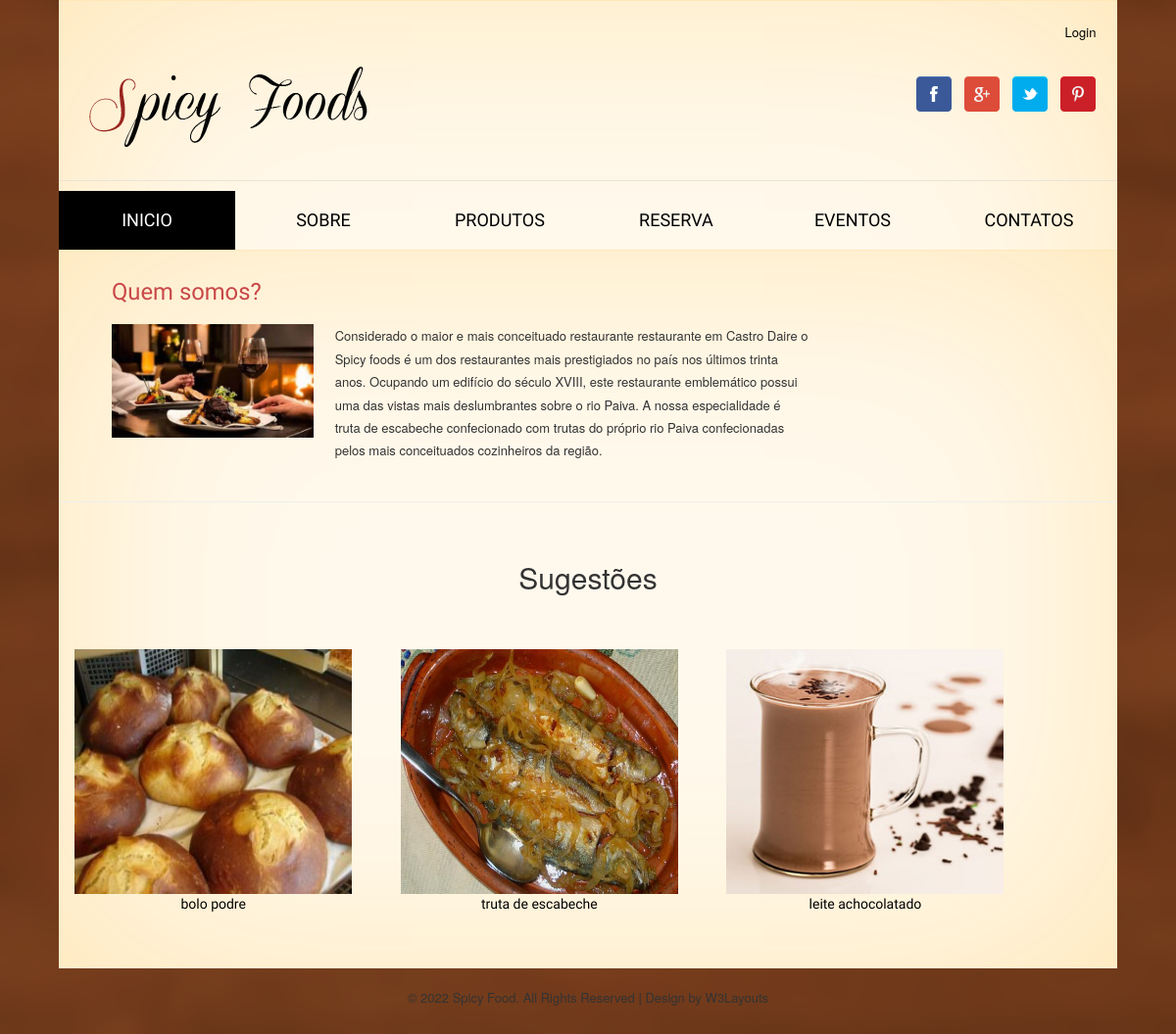
The app's page /frontoffice/about.php, older data.
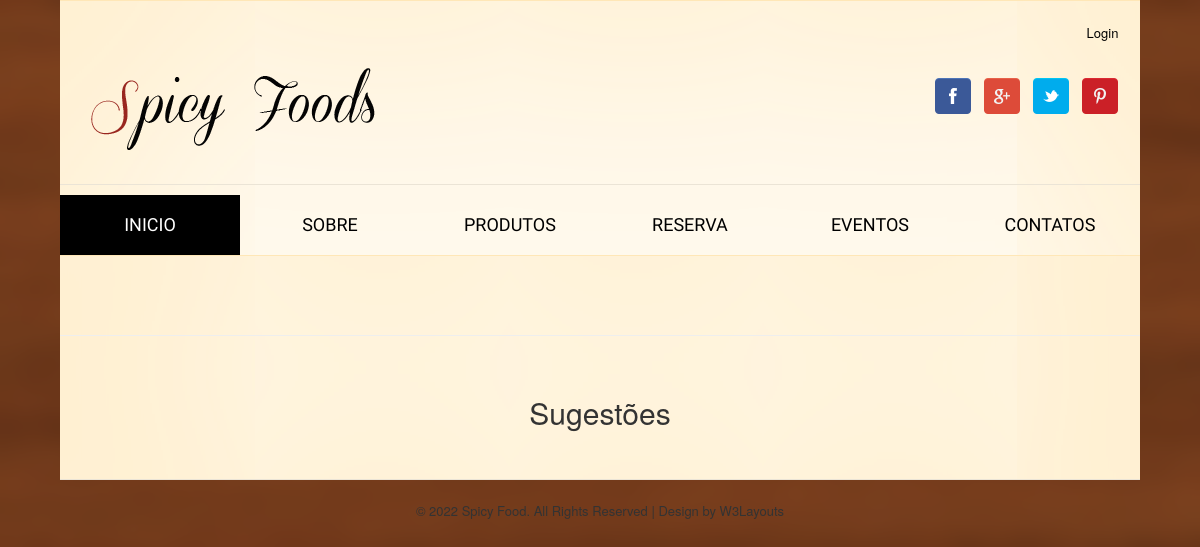
The same page, newer data.
### tables this page shows
CREATE TABLE `noticias` (
  `ID_Noticia` int(11) NOT NULL,
  `ID_Tipo_Noticia` int(11) NOT NULL,
  `Titulo` varchar(100) NOT NULL,
  `Conteudo` varchar(1000) NOT NULL,
  `Data` varchar(10) NOT NULL,
  `ID_Utilizador` int(11) NOT NULL,
  `Imagem` varchar(75) NOT NULL,
  `Ativo` int(11) NOT NULL
);

CREATE TABLE `produtos` (
  `ID_Produto` int(11) NOT NULL,
  `Tipo_Produto` int(11) NOT NULL,
  `Nome_Produto` varchar(75) NOT NULL,
  `Descricao_Produto` varchar(500) NOT NULL,
  `Preco_Produto` decimal(10,0) NOT NULL,
  `Promocao` int(1) NOT NULL,
  `Desconto` int(11) DEFAULT NULL,
  `Imagem` varchar(250) NOT NULL,
  `Ativo` int(1) NOT NULL
);

### frontoffice/utils/conexao.inc.php (called while the page is built, shortened)
<?php
    function conexaoDB(){
        $servername = "localhost";
        $username = "root";
        $password = "";
        $database = "pap";
        try{
            $conn = mysqli_connect($servername, $username, $password, $database);
        }
        catch(mysqli_sql_exception $mensagem) {
            echo nl2br("Erro: Não foi possivel conectar ao MySQL".$mensagem);
            throw $mensagem;
        }
        return $conn;
    }
    function executarSQL($sql_command){
        $conn = conexaoDB();
        $resultado = mysqli_query($conn, $sql_command);
        return $resultado;
    }
?>

### frontoffice/about.php (the view, shortened to what this page needs)
<?php
	include("./header/header.php");
?>
<div class="total">
   	<div class="wrap">
		<div class="col span_1_of_about">
			<?php
				$resultado = executarSQL("SELECT n.*, tn.* FROM noticias n, tipo_noticia tn WHERE n.ID_tipo_Noticia = tn.ID_tipo_Noticia AND n.ID_tipo_Noticia = 8 ");
				$row = mysqli_fetch_array($resultado);
			?>
			<h3><?php echo $row["Titulo"]; ?></h3>
			<div class="about-img">
				<img src="<?php echo "../".$row["Imagem"]; ?>" alt=""/>
			</div>
			<div class="about-desc">
				<p><?php echo $row["Conteudo"]; ?></p>
			</div>
			</div>
		</div>
		<hr/>
		<br/>
		<h2><center>Sugestões</center></h2>
		<div class="content-bottom">
			<?php
				$consulta = "SELECT * FROM produtos LIMIT 0,3";
				if($result = executarSQL($consulta)){
					while($row = mysqli_fetch_array($result)){
						echo "<div class='col_1_of_3 span_1_of_3'>";
						echo "<a href='./single_products.php?ID=".$row["ID_Produto"]."'>";
							echo "<img src='../".$row["Imagem"]."' alt='' height='250' width='475'/>";
						echo "</a>";
						echo "<div class='texto_news'>";
							echo "<div class='bottom-head'>";
								echo "<h5>".$row["Nome_Produto"]."</h5>";
							echo "</div>";
						echo "</div>";
						echo "</div>";
					}
				}
			?>
		</div>
	</div>
<?php
	include("./footer/footer.php");
?>
</body>
</html>

Row changes from the older to the newer data that the page shows:
removed noticias: Titulo "Quem somos?", Imagem (picture), Conteudo "Considerado o maior e mais conceituado restaurante restaurante em Castro Daire o Spicy foods é um dos restaurantes mais prestigiados no país nos últimos trinta anos. Ocupando um edifício do século XVIII, este restaurante emblemático possui uma das vistas mais deslumbrantes sobre o rio Paiva. A nossa especialidade é truta de escabeche confecionado com trutas do próprio rio Paiva confecionadas pelos mais conceituados cozinheiros da região."
removed produtos: Imagem (picture), Nome_Produto "bolo podre"
removed produtos: Imagem (picture), Nome_Produto "truta de escabeche"
removed produtos: Imagem (picture), Nome_Produto "leite achocolatado"
